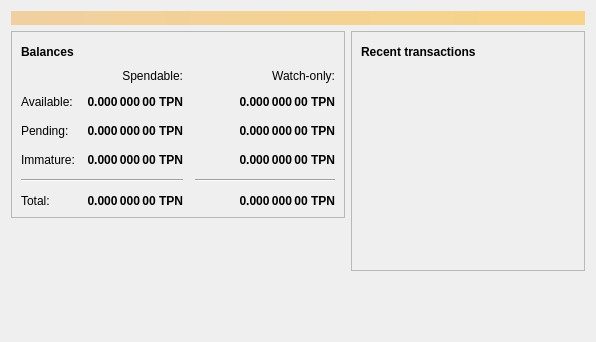
<?xml version="1.0" encoding="UTF-8"?>
<ui version="4.0">
 <class>OverviewPage</class>
 <widget class="QWidget" name="OverviewPage">
  <property name="geometry">
   <rect>
    <x>0</x>
    <y>0</y>
    <width>596</width>
    <height>342</height>
   </rect>
  </property>
  <property name="windowTitle">
   <string>Form</string>
  </property>
  <layout class="QVBoxLayout" name="topLayout">
   <item>
    <widget class="QLabel" name="labelAlerts">
     <property name="visible">
      <bool>false</bool>
     </property>
     <property name="styleSheet">
      <string notr="true">QLabel { background-color: qlineargradient(x1: 0, y1: 0, x2: 1, y2: 0, stop:0 #F0D0A0, stop:1 #F8D488); color:#000000; }</string>
     </property>
     <property name="wordWrap">
      <bool>true</bool>
     </property>
     <property name="margin">
      <number>3</number>
     </property>
     <property name="textInteractionFlags">
      <set>Qt::TextSelectableByMouse</set>
     </property>
    </widget>
   </item>
   <item>
    <layout class="QHBoxLayout" name="horizontalLayout" stretch="1,1">
     <item>
      <layout class="QVBoxLayout" name="verticalLayout_2">
       <item>
        <widget class="QFrame" name="frame">
         <property name="frameShape">
          <enum>QFrame::StyledPanel</enum>
         </property>
         <property name="frameShadow">
          <enum>QFrame::Raised</enum>
         </property>
         <layout class="QVBoxLayout" name="verticalLayout_4">
          <item>
           <layout class="QHBoxLayout" name="horizontalLayout_4">
            <item>
             <widget class="QLabel" name="label_5">
              <property name="font">
               <font>
                <weight>75</weight>
                <bold>true</bold>
               </font>
              </property>
              <property name="text">
               <string>Balances</string>
              </property>
             </widget>
            </item>
            <item>
             <widget class="QPushButton" name="labelWalletStatus">
              <property name="enabled">
               <bool>true</bool>
              </property>
              <property name="maximumSize">
               <size>
                <width>30</width>
                <height>16777215</height>
               </size>
              </property>
              <property name="toolTip">
               <string>The displayed information may be out of date. Your wallet automatically synchronizes with the Tipuscoin network after a connection is established, but this process has not completed yet.</string>
              </property>
              <property name="text">
               <string/>
              </property>
              <property name="icon">
               <iconset resource="../bitcoin.qrc">
                <normaloff>:/icons/warning</normaloff>
                <disabledoff>:/icons/warning</disabledoff>:/icons/warning</iconset>
              </property>
              <property name="iconSize">
               <size>
                <width>24</width>
                <height>24</height>
               </size>
              </property>
              <property name="flat">
               <bool>true</bool>
              </property>
             </widget>
            </item>
            <item>
             <spacer name="horizontalSpacer_3">
              <property name="orientation">
               <enum>Qt::Horizontal</enum>
              </property>
              <property name="sizeHint" stdset="0">
               <size>
                <width>40</width>
                <height>20</height>
               </size>
              </property>
             </spacer>
            </item>
           </layout>
          </item>
          <item>
           <layout class="QGridLayout" name="gridLayout">
            <property name="spacing">
             <number>12</number>
            </property>
            <item row="2" column="2">
             <widget class="QLabel" name="labelWatchPending">
              <property name="font">
               <font>
                <weight>75</weight>
                <bold>true</bold>
               </font>
              </property>
              <property name="cursor">
               <cursorShape>IBeamCursor</cursorShape>
              </property>
              <property name="toolTip">
               <string>Unconfirmed transactions to watch-only addresses</string>
              </property>
              <property name="text">
               <string notr="true">0.000 000 00 TPN</string>
              </property>
              <property name="alignment">
               <set>Qt::AlignRight|Qt::AlignTrailing|Qt::AlignVCenter</set>
              </property>
              <property name="textInteractionFlags">
               <set>Qt::LinksAccessibleByMouse|Qt::TextSelectableByKeyboard|Qt::TextSelectableByMouse</set>
              </property>
             </widget>
            </item>
            <item row="2" column="1">
             <widget class="QLabel" name="labelUnconfirmed">
              <property name="font">
               <font>
                <weight>75</weight>
                <bold>true</bold>
               </font>
              </property>
              <property name="cursor">
               <cursorShape>IBeamCursor</cursorShape>
              </property>
              <property name="toolTip">
               <string>Total of transactions that have yet to be confirmed, and do not yet count toward the spendable balance</string>
              </property>
              <property name="text">
               <string notr="true">0.000 000 00 TPN</string>
              </property>
              <property name="alignment">
               <set>Qt::AlignRight|Qt::AlignTrailing|Qt::AlignVCenter</set>
              </property>
              <property name="textInteractionFlags">
               <set>Qt::LinksAccessibleByMouse|Qt::TextSelectableByKeyboard|Qt::TextSelectableByMouse</set>
              </property>
             </widget>
            </item>
            <item row="3" column="2">
             <widget class="QLabel" name="labelWatchImmature">
              <property name="font">
               <font>
                <weight>75</weight>
                <bold>true</bold>
               </font>
              </property>
              <property name="cursor">
               <cursorShape>IBeamCursor</cursorShape>
              </property>
              <property name="toolTip">
               <string>Mined balance in watch-only addresses that has not yet matured</string>
              </property>
              <property name="text">
               <string notr="true">0.000 000 00 TPN</string>
              </property>
              <property name="alignment">
               <set>Qt::AlignRight|Qt::AlignTrailing|Qt::AlignVCenter</set>
              </property>
              <property name="textInteractionFlags">
               <set>Qt::LinksAccessibleByMouse|Qt::TextSelectableByKeyboard|Qt::TextSelectableByMouse</set>
              </property>
             </widget>
            </item>
            <item row="4" column="0" colspan="2">
             <widget class="Line" name="line">
              <property name="orientation">
               <enum>Qt::Horizontal</enum>
              </property>
             </widget>
            </item>
            <item row="4" column="2">
             <widget class="Line" name="lineWatchBalance">
              <property name="sizePolicy">
               <sizepolicy hsizetype="Preferred" vsizetype="Fixed">
                <horstretch>0</horstretch>
                <verstretch>0</verstretch>
               </sizepolicy>
              </property>
              <property name="minimumSize">
               <size>
                <width>140</width>
                <height>0</height>
               </size>
              </property>
              <property name="orientation">
               <enum>Qt::Horizontal</enum>
              </property>
             </widget>
            </item>
            <item row="5" column="0">
             <widget class="QLabel" name="labelTotalText">
              <property name="text">
               <string>Total:</string>
              </property>
             </widget>
            </item>
            <item row="3" column="1">
             <widget class="QLabel" name="labelImmature">
              <property name="font">
               <font>
                <weight>75</weight>
                <bold>true</bold>
               </font>
              </property>
              <property name="cursor">
               <cursorShape>IBeamCursor</cursorShape>
              </property>
              <property name="toolTip">
               <string>Mined balance that has not yet matured</string>
              </property>
              <property name="text">
               <string notr="true">0.000 000 00 TPN</string>
              </property>
              <property name="alignment">
               <set>Qt::AlignRight|Qt::AlignTrailing|Qt::AlignVCenter</set>
              </property>
              <property name="textInteractionFlags">
               <set>Qt::LinksAccessibleByMouse|Qt::TextSelectableByKeyboard|Qt::TextSelectableByMouse</set>
              </property>
             </widget>
            </item>
            <item row="2" column="3">
             <spacer name="horizontalSpacer_2">
              <property name="orientation">
               <enum>Qt::Horizontal</enum>
              </property>
              <property name="sizeHint" stdset="0">
               <size>
                <width>40</width>
                <height>20</height>
               </size>
              </property>
             </spacer>
            </item>
            <item row="3" column="0">
             <widget class="QLabel" name="labelImmatureText">
              <property name="text">
               <string>Immature:</string>
              </property>
             </widget>
            </item>
            <item row="5" column="1">
             <widget class="QLabel" name="labelTotal">
              <property name="font">
               <font>
                <weight>75</weight>
                <bold>true</bold>
               </font>
              </property>
              <property name="cursor">
               <cursorShape>IBeamCursor</cursorShape>
              </property>
              <property name="toolTip">
               <string>Your current total balance</string>
              </property>
              <property name="text">
               <string notr="true">0.000 000 00 TPN</string>
              </property>
              <property name="alignment">
               <set>Qt::AlignRight|Qt::AlignTrailing|Qt::AlignVCenter</set>
              </property>
              <property name="textInteractionFlags">
               <set>Qt::LinksAccessibleByMouse|Qt::TextSelectableByKeyboard|Qt::TextSelectableByMouse</set>
              </property>
             </widget>
            </item>
            <item row="5" column="2">
             <widget class="QLabel" name="labelWatchTotal">
              <property name="font">
               <font>
                <weight>75</weight>
                <bold>true</bold>
               </font>
              </property>
              <property name="cursor">
               <cursorShape>IBeamCursor</cursorShape>
              </property>
              <property name="toolTip">
               <string>Current total balance in watch-only addresses</string>
              </property>
              <property name="text">
               <string notr="true">0.000 000 00 TPN</string>
              </property>
              <property name="alignment">
               <set>Qt::AlignRight|Qt::AlignTrailing|Qt::AlignVCenter</set>
              </property>
              <property name="textInteractionFlags">
               <set>Qt::LinksAccessibleByMouse|Qt::TextSelectableByKeyboard|Qt::TextSelectableByMouse</set>
              </property>
             </widget>
            </item>
            <item row="0" column="2">
             <widget class="QLabel" name="labelWatchonly">
              <property name="text">
               <string>Watch-only:</string>
              </property>
              <property name="alignment">
               <set>Qt::AlignRight|Qt::AlignTrailing|Qt::AlignVCenter</set>
              </property>
             </widget>
            </item>
            <item row="1" column="0">
             <widget class="QLabel" name="labelBalanceText">
              <property name="text">
               <string>Available:</string>
              </property>
             </widget>
            </item>
            <item row="1" column="1">
             <widget class="QLabel" name="labelBalance">
              <property name="font">
               <font>
                <weight>75</weight>
                <bold>true</bold>
               </font>
              </property>
              <property name="cursor">
               <cursorShape>IBeamCursor</cursorShape>
              </property>
              <property name="toolTip">
               <string>Your current spendable balance</string>
              </property>
              <property name="text">
               <string notr="true">0.000 000 00 TPN</string>
              </property>
              <property name="alignment">
               <set>Qt::AlignRight|Qt::AlignTrailing|Qt::AlignVCenter</set>
              </property>
              <property name="textInteractionFlags">
               <set>Qt::LinksAccessibleByMouse|Qt::TextSelectableByKeyboard|Qt::TextSelectableByMouse</set>
              </property>
             </widget>
            </item>
            <item row="1" column="2">
             <widget class="QLabel" name="labelWatchAvailable">
              <property name="font">
               <font>
                <weight>75</weight>
                <bold>true</bold>
               </font>
              </property>
              <property name="cursor">
               <cursorShape>IBeamCursor</cursorShape>
              </property>
              <property name="toolTip">
               <string>Your current balance in watch-only addresses</string>
              </property>
              <property name="text">
               <string notr="true">0.000 000 00 TPN</string>
              </property>
              <property name="alignment">
               <set>Qt::AlignRight|Qt::AlignTrailing|Qt::AlignVCenter</set>
              </property>
              <property name="textInteractionFlags">
               <set>Qt::LinksAccessibleByMouse|Qt::TextSelectableByKeyboard|Qt::TextSelectableByMouse</set>
              </property>
             </widget>
            </item>
            <item row="2" column="0">
             <widget class="QLabel" name="labelPendingText">
              <property name="text">
               <string>Pending:</string>
              </property>
             </widget>
            </item>
            <item row="0" column="1">
             <widget class="QLabel" name="labelSpendable">
              <property name="text">
               <string>Spendable:</string>
              </property>
              <property name="alignment">
               <set>Qt::AlignRight|Qt::AlignTrailing|Qt::AlignVCenter</set>
              </property>
             </widget>
            </item>
           </layout>
          </item>
         </layout>
        </widget>
       </item>
       <item>
        <spacer name="verticalSpacer">
         <property name="orientation">
          <enum>Qt::Vertical</enum>
         </property>
         <property name="sizeHint" stdset="0">
          <size>
           <width>20</width>
           <height>40</height>
          </size>
         </property>
        </spacer>
       </item>
      </layout>
     </item>
     <item>
      <layout class="QVBoxLayout" name="verticalLayout_3">
       <item>
        <widget class="QFrame" name="frame_2">
         <property name="frameShape">
          <enum>QFrame::StyledPanel</enum>
         </property>
         <property name="frameShadow">
          <enum>QFrame::Raised</enum>
         </property>
         <layout class="QVBoxLayout" name="verticalLayout">
          <item>
           <layout class="QHBoxLayout" name="horizontalLayout_2">
            <item>
             <widget class="QLabel" name="label_4">
              <property name="font">
               <font>
                <weight>75</weight>
                <bold>true</bold>
               </font>
              </property>
              <property name="text">
               <string>Recent transactions</string>
              </property>
             </widget>
            </item>
            <item>
             <widget class="QPushButton" name="labelTransactionsStatus">
              <property name="enabled">
               <bool>true</bool>
              </property>
              <property name="maximumSize">
               <size>
                <width>30</width>
                <height>16777215</height>
               </size>
              </property>
              <property name="toolTip">
               <string>The displayed information may be out of date. Your wallet automatically synchronizes with the Tipuscoin network after a connection is established, but this process has not completed yet.</string>
              </property>
              <property name="text">
               <string/>
              </property>
              <property name="icon">
               <iconset resource="../bitcoin.qrc">
                <normaloff>:/icons/warning</normaloff>
                <disabledoff>:/icons/warning</disabledoff>:/icons/warning</iconset>
              </property>
              <property name="iconSize">
               <size>
                <width>24</width>
                <height>24</height>
               </size>
              </property>
              <property name="flat">
               <bool>true</bool>
              </property>
             </widget>
            </item>
            <item>
             <spacer name="horizontalSpacer">
              <property name="orientation">
               <enum>Qt::Horizontal</enum>
              </property>
              <property name="sizeHint" stdset="0">
               <size>
                <width>40</width>
                <height>20</height>
               </size>
              </property>
             </spacer>
            </item>
           </layout>
          </item>
          <item>
           <widget class="QListView" name="listTransactions">
            <property name="styleSheet">
             <string notr="true">QListView { background: transparent; }</string>
            </property>
            <property name="frameShape">
             <enum>QFrame::NoFrame</enum>
            </property>
            <property name="verticalScrollBarPolicy">
             <enum>Qt::ScrollBarAlwaysOff</enum>
            </property>
            <property name="horizontalScrollBarPolicy">
             <enum>Qt::ScrollBarAlwaysOff</enum>
            </property>
            <property name="selectionMode">
             <enum>QAbstractItemView::NoSelection</enum>
            </property>
           </widget>
          </item>
         </layout>
        </widget>
       </item>
       <item>
        <spacer name="verticalSpacer_2">
         <property name="orientation">
          <enum>Qt::Vertical</enum>
         </property>
         <property name="sizeHint" stdset="0">
          <size>
           <width>20</width>
           <height>40</height>
          </size>
         </property>
        </spacer>
       </item>
      </layout>
     </item>
    </layout>
   </item>
  </layout>
 </widget>
 <resources/>
 <connections/>
</ui>
